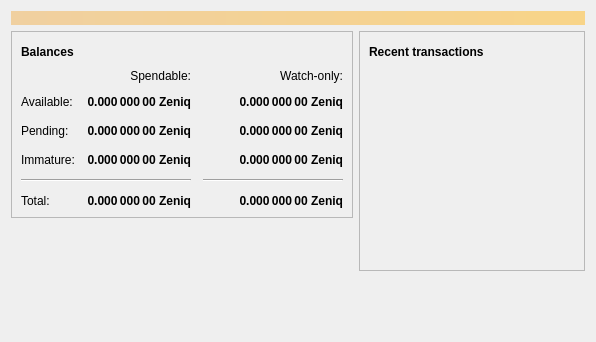
<?xml version="1.0" encoding="UTF-8"?>
<ui version="4.0">
 <class>OverviewPage</class>
 <widget class="QWidget" name="OverviewPage">
  <property name="geometry">
   <rect>
    <x>0</x>
    <y>0</y>
    <width>596</width>
    <height>342</height>
   </rect>
  </property>
  <property name="windowTitle">
   <string>Form</string>
  </property>
  <layout class="QVBoxLayout" name="topLayout">
   <item>
    <widget class="QLabel" name="labelAlerts">
     <property name="visible">
      <bool>false</bool>
     </property>
     <property name="styleSheet">
      <string notr="true">QLabel { background-color: qlineargradient(x1: 0, y1: 0, x2: 1, y2: 0, stop:0 #F0D0A0, stop:1 #F8D488); color:#000000; }</string>
     </property>
     <property name="wordWrap">
      <bool>true</bool>
     </property>
     <property name="margin">
      <number>3</number>
     </property>
     <property name="textInteractionFlags">
      <set>Qt::TextSelectableByMouse</set>
     </property>
    </widget>
   </item>
   <item>
    <layout class="QHBoxLayout" name="horizontalLayout" stretch="1,1">
     <item>
      <layout class="QVBoxLayout" name="verticalLayout_2">
       <item>
        <widget class="QFrame" name="frame">
         <property name="frameShape">
          <enum>QFrame::StyledPanel</enum>
         </property>
         <property name="frameShadow">
          <enum>QFrame::Raised</enum>
         </property>
         <layout class="QVBoxLayout" name="verticalLayout_4">
          <item>
           <layout class="QHBoxLayout" name="horizontalLayout_4">
            <item>
             <widget class="QLabel" name="label_5">
              <property name="font">
               <font>
                <weight>75</weight>
                <bold>true</bold>
               </font>
              </property>
              <property name="text">
               <string>Balances</string>
              </property>
             </widget>
            </item>
            <item>
             <widget class="QPushButton" name="labelWalletStatus">
              <property name="enabled">
               <bool>true</bool>
              </property>
              <property name="maximumSize">
               <size>
                <width>30</width>
                <height>16777215</height>
               </size>
              </property>
              <property name="toolTip">
               <string>The displayed information may be out of date. Your wallet automatically synchronizes with the Zeniq network after a connection is established, but this process has not completed yet.</string>
              </property>
              <property name="text">
               <string/>
              </property>
              <property name="icon">
               <iconset resource="../bitcoin.qrc">
                <normaloff>:/icons/warning</normaloff>
                <disabledoff>:/icons/warning</disabledoff>:/icons/warning</iconset>
              </property>
              <property name="iconSize">
               <size>
                <width>24</width>
                <height>24</height>
               </size>
              </property>
              <property name="flat">
               <bool>true</bool>
              </property>
             </widget>
            </item>
            <item>
             <spacer name="horizontalSpacer_3">
              <property name="orientation">
               <enum>Qt::Horizontal</enum>
              </property>
              <property name="sizeHint" stdset="0">
               <size>
                <width>40</width>
                <height>20</height>
               </size>
              </property>
             </spacer>
            </item>
           </layout>
          </item>
          <item>
           <layout class="QGridLayout" name="gridLayout">
            <property name="spacing">
             <number>12</number>
            </property>
            <item row="2" column="2">
             <widget class="QLabel" name="labelWatchPending">
              <property name="font">
               <font>
                <weight>75</weight>
                <bold>true</bold>
               </font>
              </property>
              <property name="cursor">
               <cursorShape>IBeamCursor</cursorShape>
              </property>
              <property name="toolTip">
               <string>Unconfirmed transactions to watch-only addresses</string>
              </property>
              <property name="text">
               <string notr="true">0.000 000 00 Zeniq</string>
              </property>
              <property name="alignment">
               <set>Qt::AlignRight|Qt::AlignTrailing|Qt::AlignVCenter</set>
              </property>
              <property name="textInteractionFlags">
               <set>Qt::LinksAccessibleByMouse|Qt::TextSelectableByKeyboard|Qt::TextSelectableByMouse</set>
              </property>
             </widget>
            </item>
            <item row="2" column="1">
             <widget class="QLabel" name="labelUnconfirmed">
              <property name="font">
               <font>
                <weight>75</weight>
                <bold>true</bold>
               </font>
              </property>
              <property name="cursor">
               <cursorShape>IBeamCursor</cursorShape>
              </property>
              <property name="toolTip">
               <string>Total of transactions that have yet to be confirmed, and do not yet count toward the spendable balance</string>
              </property>
              <property name="text">
               <string notr="true">0.000 000 00 Zeniq</string>
              </property>
              <property name="alignment">
               <set>Qt::AlignRight|Qt::AlignTrailing|Qt::AlignVCenter</set>
              </property>
              <property name="textInteractionFlags">
               <set>Qt::LinksAccessibleByMouse|Qt::TextSelectableByKeyboard|Qt::TextSelectableByMouse</set>
              </property>
             </widget>
            </item>
            <item row="3" column="2">
             <widget class="QLabel" name="labelWatchImmature">
              <property name="font">
               <font>
                <weight>75</weight>
                <bold>true</bold>
               </font>
              </property>
              <property name="cursor">
               <cursorShape>IBeamCursor</cursorShape>
              </property>
              <property name="toolTip">
               <string>Mined balance in watch-only addresses that has not yet matured</string>
              </property>
              <property name="text">
               <string notr="true">0.000 000 00 Zeniq</string>
              </property>
              <property name="alignment">
               <set>Qt::AlignRight|Qt::AlignTrailing|Qt::AlignVCenter</set>
              </property>
              <property name="textInteractionFlags">
               <set>Qt::LinksAccessibleByMouse|Qt::TextSelectableByKeyboard|Qt::TextSelectableByMouse</set>
              </property>
             </widget>
            </item>
            <item row="4" column="0" colspan="2">
             <widget class="Line" name="line">
              <property name="orientation">
               <enum>Qt::Horizontal</enum>
              </property>
             </widget>
            </item>
            <item row="4" column="2">
             <widget class="Line" name="lineWatchBalance">
              <property name="sizePolicy">
               <sizepolicy hsizetype="Preferred" vsizetype="Fixed">
                <horstretch>0</horstretch>
                <verstretch>0</verstretch>
               </sizepolicy>
              </property>
              <property name="minimumSize">
               <size>
                <width>140</width>
                <height>0</height>
               </size>
              </property>
              <property name="orientation">
               <enum>Qt::Horizontal</enum>
              </property>
             </widget>
            </item>
            <item row="5" column="0">
             <widget class="QLabel" name="labelTotalText">
              <property name="text">
               <string>Total:</string>
              </property>
             </widget>
            </item>
            <item row="3" column="1">
             <widget class="QLabel" name="labelImmature">
              <property name="font">
               <font>
                <weight>75</weight>
                <bold>true</bold>
               </font>
              </property>
              <property name="cursor">
               <cursorShape>IBeamCursor</cursorShape>
              </property>
              <property name="toolTip">
               <string>Mined balance that has not yet matured</string>
              </property>
              <property name="text">
               <string notr="true">0.000 000 00 Zeniq</string>
              </property>
              <property name="alignment">
               <set>Qt::AlignRight|Qt::AlignTrailing|Qt::AlignVCenter</set>
              </property>
              <property name="textInteractionFlags">
               <set>Qt::LinksAccessibleByMouse|Qt::TextSelectableByKeyboard|Qt::TextSelectableByMouse</set>
              </property>
             </widget>
            </item>
            <item row="2" column="3">
             <spacer name="horizontalSpacer_2">
              <property name="orientation">
               <enum>Qt::Horizontal</enum>
              </property>
              <property name="sizeHint" stdset="0">
               <size>
                <width>40</width>
                <height>20</height>
               </size>
              </property>
             </spacer>
            </item>
            <item row="3" column="0">
             <widget class="QLabel" name="labelImmatureText">
              <property name="text">
               <string>Immature:</string>
              </property>
             </widget>
            </item>
            <item row="5" column="1">
             <widget class="QLabel" name="labelTotal">
              <property name="font">
               <font>
                <weight>75</weight>
                <bold>true</bold>
               </font>
              </property>
              <property name="cursor">
               <cursorShape>IBeamCursor</cursorShape>
              </property>
              <property name="toolTip">
               <string>Your current total balance</string>
              </property>
              <property name="text">
               <string notr="true">0.000 000 00 Zeniq</string>
              </property>
              <property name="alignment">
               <set>Qt::AlignRight|Qt::AlignTrailing|Qt::AlignVCenter</set>
              </property>
              <property name="textInteractionFlags">
               <set>Qt::LinksAccessibleByMouse|Qt::TextSelectableByKeyboard|Qt::TextSelectableByMouse</set>
              </property>
             </widget>
            </item>
            <item row="5" column="2">
             <widget class="QLabel" name="labelWatchTotal">
              <property name="font">
               <font>
                <weight>75</weight>
                <bold>true</bold>
               </font>
              </property>
              <property name="cursor">
               <cursorShape>IBeamCursor</cursorShape>
              </property>
              <property name="toolTip">
               <string>Current total balance in watch-only addresses</string>
              </property>
              <property name="text">
               <string notr="true">0.000 000 00 Zeniq</string>
              </property>
              <property name="alignment">
               <set>Qt::AlignRight|Qt::AlignTrailing|Qt::AlignVCenter</set>
              </property>
              <property name="textInteractionFlags">
               <set>Qt::LinksAccessibleByMouse|Qt::TextSelectableByKeyboard|Qt::TextSelectableByMouse</set>
              </property>
             </widget>
            </item>
            <item row="0" column="2">
             <widget class="QLabel" name="labelWatchonly">
              <property name="text">
               <string>Watch-only:</string>
              </property>
              <property name="alignment">
               <set>Qt::AlignRight|Qt::AlignTrailing|Qt::AlignVCenter</set>
              </property>
             </widget>
            </item>
            <item row="1" column="0">
             <widget class="QLabel" name="labelBalanceText">
              <property name="text">
               <string>Available:</string>
              </property>
             </widget>
            </item>
            <item row="1" column="1">
             <widget class="QLabel" name="labelBalance">
              <property name="font">
               <font>
                <weight>75</weight>
                <bold>true</bold>
               </font>
              </property>
              <property name="cursor">
               <cursorShape>IBeamCursor</cursorShape>
              </property>
              <property name="toolTip">
               <string>Your current spendable balance</string>
              </property>
              <property name="text">
               <string notr="true">0.000 000 00 Zeniq</string>
              </property>
              <property name="alignment">
               <set>Qt::AlignRight|Qt::AlignTrailing|Qt::AlignVCenter</set>
              </property>
              <property name="textInteractionFlags">
               <set>Qt::LinksAccessibleByMouse|Qt::TextSelectableByKeyboard|Qt::TextSelectableByMouse</set>
              </property>
             </widget>
            </item>
            <item row="1" column="2">
             <widget class="QLabel" name="labelWatchAvailable">
              <property name="font">
               <font>
                <weight>75</weight>
                <bold>true</bold>
               </font>
              </property>
              <property name="cursor">
               <cursorShape>IBeamCursor</cursorShape>
              </property>
              <property name="toolTip">
               <string>Your current balance in watch-only addresses</string>
              </property>
              <property name="text">
               <string notr="true">0.000 000 00 Zeniq</string>
              </property>
              <property name="alignment">
               <set>Qt::AlignRight|Qt::AlignTrailing|Qt::AlignVCenter</set>
              </property>
              <property name="textInteractionFlags">
               <set>Qt::LinksAccessibleByMouse|Qt::TextSelectableByKeyboard|Qt::TextSelectableByMouse</set>
              </property>
             </widget>
            </item>
            <item row="2" column="0">
             <widget class="QLabel" name="labelPendingText">
              <property name="text">
               <string>Pending:</string>
              </property>
             </widget>
            </item>
            <item row="0" column="1">
             <widget class="QLabel" name="labelSpendable">
              <property name="text">
               <string>Spendable:</string>
              </property>
              <property name="alignment">
               <set>Qt::AlignRight|Qt::AlignTrailing|Qt::AlignVCenter</set>
              </property>
             </widget>
            </item>
           </layout>
          </item>
         </layout>
        </widget>
       </item>
       <item>
        <spacer name="verticalSpacer">
         <property name="orientation">
          <enum>Qt::Vertical</enum>
         </property>
         <property name="sizeHint" stdset="0">
          <size>
           <width>20</width>
           <height>40</height>
          </size>
         </property>
        </spacer>
       </item>
      </layout>
     </item>
     <item>
      <layout class="QVBoxLayout" name="verticalLayout_3">
       <item>
        <widget class="QFrame" name="frame_2">
         <property name="frameShape">
          <enum>QFrame::StyledPanel</enum>
         </property>
         <property name="frameShadow">
          <enum>QFrame::Raised</enum>
         </property>
         <layout class="QVBoxLayout" name="verticalLayout">
          <item>
           <layout class="QHBoxLayout" name="horizontalLayout_2">
            <item>
             <widget class="QLabel" name="label_4">
              <property name="font">
               <font>
                <weight>75</weight>
                <bold>true</bold>
               </font>
              </property>
              <property name="text">
               <string>Recent transactions</string>
              </property>
             </widget>
            </item>
            <item>
             <widget class="QPushButton" name="labelTransactionsStatus">
              <property name="enabled">
               <bool>true</bool>
              </property>
              <property name="maximumSize">
               <size>
                <width>30</width>
                <height>16777215</height>
               </size>
              </property>
              <property name="toolTip">
               <string>The displayed information may be out of date. Your wallet automatically synchronizes with the Zeniq network after a connection is established, but this process has not completed yet.</string>
              </property>
              <property name="text">
               <string/>
              </property>
              <property name="icon">
               <iconset resource="../bitcoin.qrc">
                <normaloff>:/icons/warning</normaloff>
                <disabledoff>:/icons/warning</disabledoff>:/icons/warning</iconset>
              </property>
              <property name="iconSize">
               <size>
                <width>24</width>
                <height>24</height>
               </size>
              </property>
              <property name="flat">
               <bool>true</bool>
              </property>
             </widget>
            </item>
            <item>
             <spacer name="horizontalSpacer">
              <property name="orientation">
               <enum>Qt::Horizontal</enum>
              </property>
              <property name="sizeHint" stdset="0">
               <size>
                <width>40</width>
                <height>20</height>
               </size>
              </property>
             </spacer>
            </item>
           </layout>
          </item>
          <item>
           <widget class="QListView" name="listTransactions">
            <property name="styleSheet">
             <string notr="true">QListView { background: transparent; }</string>
            </property>
            <property name="frameShape">
             <enum>QFrame::NoFrame</enum>
            </property>
            <property name="verticalScrollBarPolicy">
             <enum>Qt::ScrollBarAlwaysOff</enum>
            </property>
            <property name="horizontalScrollBarPolicy">
             <enum>Qt::ScrollBarAlwaysOff</enum>
            </property>
            <property name="selectionMode">
             <enum>QAbstractItemView::NoSelection</enum>
            </property>
           </widget>
          </item>
         </layout>
        </widget>
       </item>
       <item>
        <spacer name="verticalSpacer_2">
         <property name="orientation">
          <enum>Qt::Vertical</enum>
         </property>
         <property name="sizeHint" stdset="0">
          <size>
           <width>20</width>
           <height>40</height>
          </size>
         </property>
        </spacer>
       </item>
      </layout>
     </item>
    </layout>
   </item>
  </layout>
 </widget>
 <resources/>
 <connections/>
</ui>
